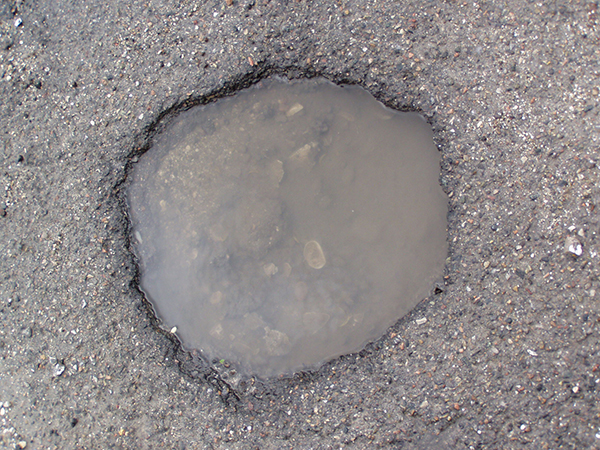
%> input picture Project/pothole1.jpg, 600 x 450 px
$ octave R.m   (GNU Octave 9; MATLAB toolbox functions it lacks are replaced by stand-ins)
%> lines starting %> are read from the running program, lines starting %| are printed output that depends on the picture
clc
im = imread('pothole1.jpg');
%> im is the input picture: size 450x600x3 uint8; mean R, G, B 142.6, 137, 137.3
%imshow(im);
%imhist(im);

width = 410;
    dim =size(im);
%> dim = [450 600 3]
    im = imresize(im,[width*dim(1)/dim(2) width],'bicubic');
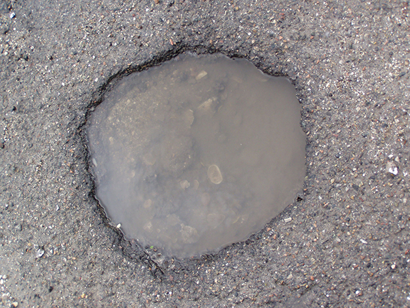
%> im: size 308x410x3 uint8; mean R, G, B 142.6, 137, 137.3
%figure()
imshow(im);
title('Orginal Image');


imgray= rgb2gray(im);
%figure()
imshow(imgray);
title('Rgb to Gray');


im = histeq(imgray);
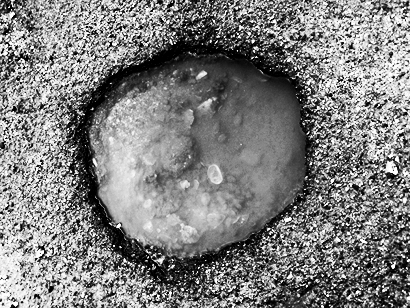
%> im: size 308x410 uint8; min 0, max 255, mean 127.4
%figure();
imshow(im);
title('Hist Equelization');

% [4 lines of commented-out code are left out]

%> (the run ends here)

$ run again, with Project/pothole.jpg copied over Project/pothole1.jpg
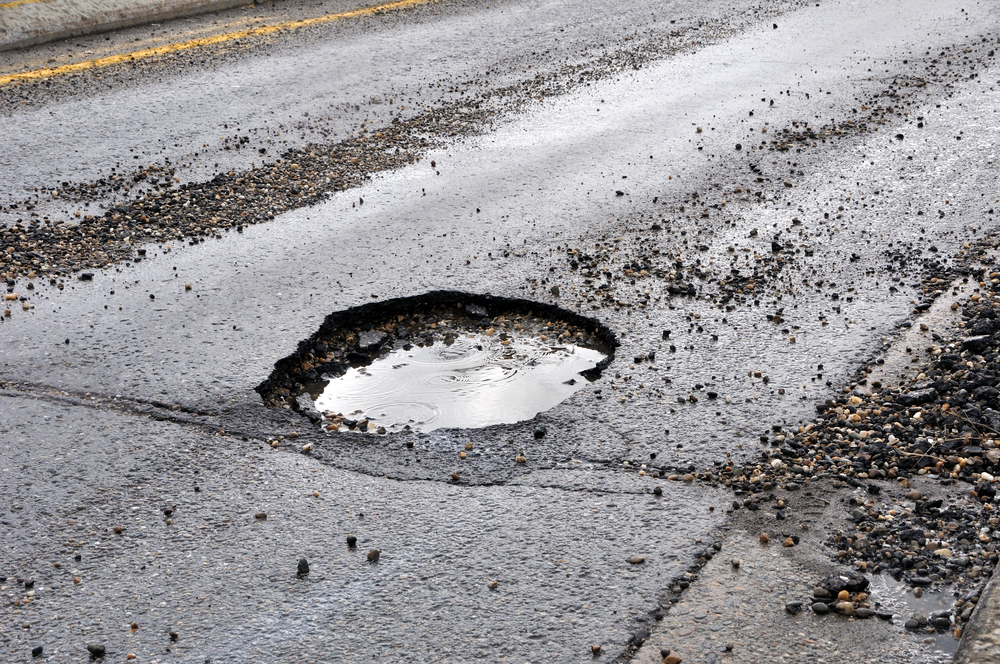
%> input picture Project/pothole.jpg, 1000 x 664 px
%> im is the input picture: size 664x1000x3 uint8; mean R, G, B 149.9, 147.8, 150.2
%> `im = imresize(im,[width*dim(1)/dim(2) width],'bicubic');`:
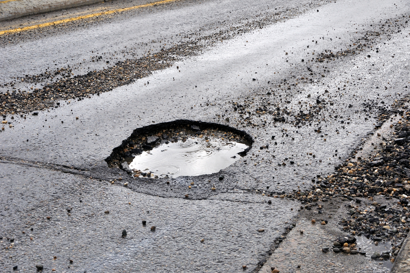
%> im: size 273x410x3 uint8; mean R, G, B 149.9, 147.8, 150.2
%> `im = histeq(imgray);`:
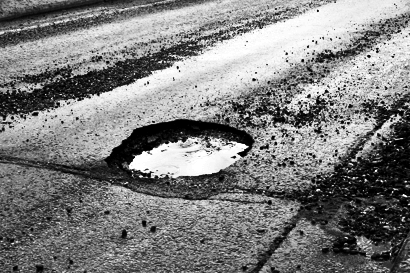
%> im: size 273x410 uint8; min 0, max 255, mean 126.3
